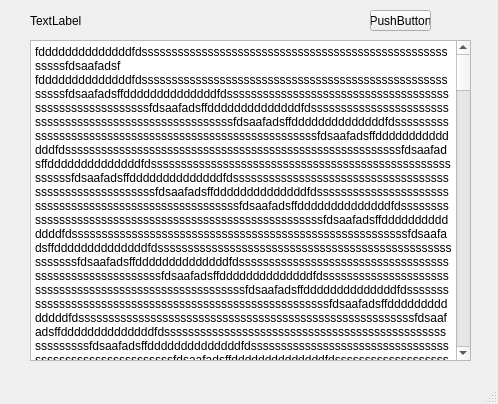
<?xml version="1.0" encoding="UTF-8"?>
<ui version="4.0">
 <class>MainWindow</class>
 <widget class="QMainWindow" name="MainWindow">
  <property name="geometry">
   <rect>
    <x>0</x>
    <y>0</y>
    <width>498</width>
    <height>404</height>
   </rect>
  </property>
  <property name="windowTitle">
   <string>MainWindow</string>
  </property>
  <widget class="QWidget" name="centralwidget">
   <widget class="QTextBrowser" name="textBrowser">
    <property name="geometry">
     <rect>
      <x>30</x>
      <y>40</y>
      <width>441</width>
      <height>321</height>
     </rect>
    </property>
    <property name="html">
     <string>&lt;!DOCTYPE HTML PUBLIC &quot;-//W3C//DTD HTML 4.0//EN&quot; &quot;http://www.w3.org/TR/REC-html40/strict.dtd&quot;&gt;
&lt;html&gt;&lt;head&gt;&lt;meta name=&quot;qrichtext&quot; content=&quot;1&quot; /&gt;&lt;style type=&quot;text/css&quot;&gt;
p, li { white-space: pre-wrap; }
&lt;/style&gt;&lt;/head&gt;&lt;body style=&quot; font-family:'PMingLiU'; font-size:9pt; font-weight:400; font-style:normal;&quot;&gt;
&lt;p style=&quot; margin-top:0px; margin-bottom:0px; margin-left:0px; margin-right:0px; -qt-block-indent:0; text-indent:0px;&quot;&gt;fddddddddddddddfdssssssssssssssssssssssssssssssssssssssssssssssssssssssssfdsaafadsf&lt;/p&gt;
&lt;p style=&quot; margin-top:0px; margin-bottom:0px; margin-left:0px; margin-right:0px; -qt-block-indent:0; text-indent:0px;&quot;&gt;fddddddddddddddfdssssssssssssssssssssssssssssssssssssssssssssssssssssssssfdsaafadsffddddddddddddddfdssssssssssssssssssssssssssssssssssssssssssssssssssssssssfdsaafadsffddddddddddddddfdssssssssssssssssssssssssssssssssssssssssssssssssssssssssfdsaafadsffddddddddddddddfdssssssssssssssssssssssssssssssssssssssssssssssssssssssssfdsaafadsffddddddddddddddfdssssssssssssssssssssssssssssssssssssssssssssssssssssssssfdsaafadsffddddddddddddddfdssssssssssssssssssssssssssssssssssssssssssssssssssssssssfdsaafadsffddddddddddddddfdssssssssssssssssssssssssssssssssssssssssssssssssssssssssfdsaafadsffddddddddddddddfdssssssssssssssssssssssssssssssssssssssssssssssssssssssssfdsaafadsffddddddddddddddfdssssssssssssssssssssssssssssssssssssssssssssssssssssssssfdsaafadsffddddddddddddddfdssssssssssssssssssssssssssssssssssssssssssssssssssssssssfdsaafadsffddddddddddddddfdssssssssssssssssssssssssssssssssssssssssssssssssssssssssfdsaafadsffddddddddddddddfdssssssssssssssssssssssssssssssssssssssssssssssssssssssssfdsaafadsffddddddddddddddfdssssssssssssssssssssssssssssssssssssssssssssssssssssssssfdsaafadsffddddddddddddddfdssssssssssssssssssssssssssssssssssssssssssssssssssssssssfdsaafadsffddddddddddddddfdssssssssssssssssssssssssssssssssssssssssssssssssssssssssfdsaafadsffddddddddddddddfdssssssssssssssssssssssssssssssssssssssssssssssssssssssssfdsaafadsffddddddddddddddfdssssssssssssssssssssssssssssssssssssssssssssssssssssssssfdsaafadsffddddddddddddddfdssssssssssssssssssssssssssssssssssssssssssssssssssssssssfdsaafadsffddddddddddddddfdssssssssssssssssssssssssssssssssssssssssssssssssssssssssfdsaafadsffddddddddddddddfdssssssssssssssssssssssssssssssssssssssssssssssssssssssssfdsaafadsffddddddddddddddfdssssssssssssssssssssssssssssssssssssssssssssssssssssssssfdsaafadsffddddddddddddddfdssssssssssssssssssssssssssssssssssssssssssssssssssssssssfdsaafadsffddddddddddddddfdssssssssssssssssssssssssssssssssssssssssssssssssssssssssfdsaafadsffddddddddddddddfdssssssssssssssssssssssssssssssssssssssssssssssssssssssssfdsaafadsffddddddddddddddfdssssssssssssssssssssssssssssssssssssssssssssssssssssssssfdsaafadsffddddddddddddddfdssssssssssssssssssssssssssssssssssssssssssssssssssssssssfdsaafadsffddddddddddddddfdssssssssssssssssssssssssssssssssssssssssssssssssssssssssfdsaafadsffddddddddddddddfdssssssssssssssssssssssssssssssssssssssssssssssssssssssssfdsaafadsffddddddddddddddfdssssssssssssssssssssssssssssssssssssssssssssssssssssssssfdsaafadsffddddddddddddddfdssssssssssssssssssssssssssssssssssssssssssssssssssssssssfdsaafadsffddddddddddddddfdssssssssssssssssssssssssssssssssssssssssssssssssssssssssfdsaafadsffddddddddddddddfdssssssssssssssssssssssssssssssssssssssssssssssssssssssssfdsaafadsffddddddddddddddfdssssssssssssssssssssssssssssssssssssssssssssssssssssssssfdsaafadsffddddddddddddddfdssssssssssssssssssssssssssssssssssssssssssssssssssssssssfdsaafadsffddddddddddddddfdssssssssssssssssssssssssssssssssssssssssssssssssssssssssfdsaafadsffddddddddddddddfdssssssssssssssssssssssssssssssssssssssssssssssssssssssssfdsaafadsffddddddddddddddfdssssssssssssssssssssssssssssssssssssssssssssssssssssssssfdsaafadsffddddddddddddddfdssssssssssssssssssssssssssssssssssssssssssssssssssssssssfdsaafadsf&lt;/p&gt;
&lt;p style=&quot; margin-top:0px; margin-bottom:0px; margin-left:0px; margin-right:0px; -qt-block-indent:0; text-indent:0px;&quot;&gt;fddddddddddddddfdssssssssssssssssssssssssssssssssssssssssssssssssssssssssfdsaafadsffddddddddddddddfdssssssssssssssssssssssssssssssssssssssssssssssssssssssssfdsaafadsffddddddddddddddfdssssssssssssssssssssssssssssssssssssssssssssssssssssssssfdsaafadsffddddddddddddddfdssssssssssssssssssssssssssssssssssssssssssssssssssssssssfdsaafadsffddddddddddddddfdssssssssssssssssssssssssssssssssssssssssssssssssssssssssfdsaafadsffddddddddddddddfdssssssssssssssssssssssssssssssssssssssssssssssssssssssssfdsaafadsffddddddddddddddfdssssssssssssssssssssssssssssssssssssssssssssssssssssssssfdsaafadsffddddddddddddddfdssssssssssssssssssssssssssssssssssssssssssssssssssssssssfdsaafadsffddddddddddddddfdssssssssssssssssssssssssssssssssssssssssssssssssssssssssfdsaafadsffddddddddddddddfdssssssssssssssssssssssssssssssssssssssssssssssssssssssssfdsaafadsffddddddddddddddfdssssssssssssssssssssssssssssssssssssssssssssssssssssssssfdsaafadsffddddddddddddddfdssssssssssssssssssssssssssssssssssssssssssssssssssssssssfdsaafadsffddddddddddddddfdssssssssssssssssssssssssssssssssssssssssssssssssssssssssfdsaafadsffddddddddddddddfdssssssssssssssssssssssssssssssssssssssssssssssssssssssssfdsaafadsffddddddddddddddfdssssssssssssssssssssssssssssssssssssssssssssssssssssssssfdsaafadsffddddddddddddddfdssssssssssssssssssssssssssssssssssssssssssssssssssssssssfdsaafadsffddddddddddddddfdssssssssssssssssssssssssssssssssssssssssssssssssssssssssfdsaafadsffddddddddddddddfdssssssssssssssssssssssssssssssssssssssssssssssssssssssssfdsaafadsffddddddddddddddfdssssssssssssssssssssssssssssssssssssssssssssssssssssssssfdsaafadsffddddddddddddddfdssssssssssssssssssssssssssssssssssssssssssssssssssssssssfdsaafadsffddddddddddddddfdssssssssssssssssssssssssssssssssssssssssssssssssssssssssfdsaafadsffddddddddddddddfdssssssssssssssssssssssssssssssssssssssssssssssssssssssssfdsaafadsffddddddddddddddfdssssssssssssssssssssssssssssssssssssssssssssssssssssssssfdsaafadsffddddddddddddddfdssssssssssssssssssssssssssssssssssssssssssssssssssssssssfdsaafadsffddddddddddddddfdssssssssssssssssssssssssssssssssssssssssssssssssssssssssfdsaafadsffddddddddddddddfdssssssssssssssssssssssssssssssssssssssssssssssssssssssssfdsaafadsffddddddddddddddfdssssssssssssssssssssssssssssssssssssssssssssssssssssssssfdsaafadsffddddddddddddddfdssssssssssssssssssssssssssssssssssssssssssssssssssssssssfdsaafadsffddddddddddddddfdssssssssssssssssssssssssssssssssssssssssssssssssssssssssfdsaafadsffddddddddddddddfdssssssssssssssssssssssssssssssssssssssssssssssssssssssssfdsaafadsffddddddddddddddfdssssssssssssssssssssssssssssssssssssssssssssssssssssssssfdsaafadsffddddddddddddddfdssssssssssssssssssssssssssssssssssssssssssssssssssssssssfdsaafadsffddddddddddddddfdssssssssssssssssssssssssssssssssssssssssssssssssssssssssfdsaafadsffddddddddddddddfdssssssssssssssssssssssssssssssssssssssssssssssssssssssssfdsaafadsffddddddddddddddfdssssssssssssssssssssssssssssssssssssssssssssssssssssssssfdsaafadsffddddddddddddddfdssssssssssssssssssssssssssssssssssssssssssssssssssssssssfdsaafadsffddddddddddddddfdssssssssssssssssssssssssssssssssssssssssssssssssssssssssfdsaafadsffddddddddddddddfdssssssssssssssssssssssssssssssssssssssssssssssssssssssssfdsaafadsf&lt;/p&gt;
&lt;p style=&quot; margin-top:0px; margin-bottom:0px; margin-left:0px; margin-right:0px; -qt-block-indent:0; text-indent:0px;&quot;&gt;fddddddddddddddfdssssssssssssssssssssssssssssssssssssssssssssssssssssssssfdsaafadsffddddddddddddddfdssssssssssssssssssssssssssssssssssssssssssssssssssssssssfdsaafadsffddddddddddddddfdssssssssssssssssssssssssssssssssssssssssssssssssssssssssfdsaafadsffddddddddddddddfdssssssssssssssssssssssssssssssssssssssssssssssssssssssssfdsaafadsffddddddddddddddfdssssssssssssssssssssssssssssssssssssssssssssssssssssssssfdsaafadsffddddddddddddddfdssssssssssssssssssssssssssssssssssssssssssssssssssssssssfdsaafadsffddddddddddddddfdssssssssssssssssssssssssssssssssssssssssssssssssssssssssfdsaafadsffddddddddddddddfdssssssssssssssssssssssssssssssssssssssssssssssssssssssssfdsaafadsffddddddddddddddfdssssssssssssssssssssssssssssssssssssssssssssssssssssssssfdsaafadsffddddddddddddddfdssssssssssssssssssssssssssssssssssssssssssssssssssssssssfdsaafadsffddddddddddddddfdssssssssssssssssssssssssssssssssssssssssssssssssssssssssfdsaafadsffddddddddddddddfdssssssssssssssssssssssssssssssssssssssssssssssssssssssssfdsaafadsffddddddddddddddfdssssssssssssssssssssssssssssssssssssssssssssssssssssssssfdsaafadsffddddddddddddddfdssssssssssssssssssssssssssssssssssssssssssssssssssssssssfdsaafadsffddddddddddddddfdssssssssssssssssssssssssssssssssssssssssssssssssssssssssfdsaafadsffddddddddddddddfdssssssssssssssssssssssssssssssssssssssssssssssssssssssssfdsaafadsffddddddddddddddfdssssssssssssssssssssssssssssssssssssssssssssssssssssssssfdsaafadsffddddddddddddddfdssssssssssssssssssssssssssssssssssssssssssssssssssssssssfdsaafadsffddddddddddddddfdssssssssssssssssssssssssssssssssssssssssssssssssssssssssfdsaafadsffddddddddddddddfdssssssssssssssssssssssssssssssssssssssssssssssssssssssssfdsaafadsffddddddddddddddfdssssssssssssssssssssssssssssssssssssssssssssssssssssssssfdsaafadsffddddddddddddddfdssssssssssssssssssssssssssssssssssssssssssssssssssssssssfdsaafadsffddddddddddddddfdssssssssssssssssssssssssssssssssssssssssssssssssssssssssfdsaafadsffddddddddddddddfdssssssssssssssssssssssssssssssssssssssssssssssssssssssssfdsaafadsffddddddddddddddfdssssssssssssssssssssssssssssssssssssssssssssssssssssssssfdsaafadsffddddddddddddddfdssssssssssssssssssssssssssssssssssssssssssssssssssssssssfdsaafadsffddddddddddddddfdssssssssssssssssssssssssssssssssssssssssssssssssssssssssfdsaafadsffddddddddddddddfdssssssssssssssssssssssssssssssssssssssssssssssssssssssssfdsaafadsffddddddddddddddfdssssssssssssssssssssssssssssssssssssssssssssssssssssssssfdsaafadsffddddddddddddddfdssssssssssssssssssssssssssssssssssssssssssssssssssssssssfdsaafadsffddddddddddddddfdssssssssssssssssssssssssssssssssssssssssssssssssssssssssfdsaafadsffddddddddddddddfdssssssssssssssssssssssssssssssssssssssssssssssssssssssssfdsaafadsffddddddddddddddfdssssssssssssssssssssssssssssssssssssssssssssssssssssssssfdsaafadsffddddddddddddddfdssssssssssssssssssssssssssssssssssssssssssssssssssssssssfdsaafadsffddddddddddddddfdssssssssssssssssssssssssssssssssssssssssssssssssssssssssfdsaafadsffddddddddddddddfdssssssssssssssssssssssssssssssssssssssssssssssssssssssssfdsaafadsffddddddddddddddfdssssssssssssssssssssssssssssssssssssssssssssssssssssssssfdsaafadsffddddddddddddddfdssssssssssssssssssssssssssssssssssssssssssssssssssssssssfdsaafadsf&lt;/p&gt;
&lt;p style=&quot; margin-top:0px; margin-bottom:0px; margin-left:0px; margin-right:0px; -qt-block-indent:0; text-indent:0px;&quot;&gt;fddddddddddddddfdssssssssssssssssssssssssssssssssssssssssssssssssssssssssfdsaafadsffddddddddddddddfdssssssssssssssssssssssssssssssssssssssssssssssssssssssssfdsaafadsffddddddddddddddfdssssssssssssssssssssssssssssssssssssssssssssssssssssssssfdsaafadsffddddddddddddddfdssssssssssssssssssssssssssssssssssssssssssssssssssssssssfdsaafadsffddddddddddddddfdssssssssssssssssssssssssssssssssssssssssssssssssssssssssfdsaafadsffddddddddddddddfdssssssssssssssssssssssssssssssssssssssssssssssssssssssssfdsaafadsffddddddddddddddfdssssssssssssssssssssssssssssssssssssssssssssssssssssssssfdsaafadsffddddddddddddddfdssssssssssssssssssssssssssssssssssssssssssssssssssssssssfdsaafadsffddddddddddddddfdssssssssssssssssssssssssssssssssssssssssssssssssssssssssfdsaafadsffddddddddddddddfdssssssssssssssssssssssssssssssssssssssssssssssssssssssssfdsaafadsffddddddddddddddfdssssssssssssssssssssssssssssssssssssssssssssssssssssssssfdsaafadsffddddddddddddddfdssssssssssssssssssssssssssssssssssssssssssssssssssssssssfdsaafadsffddddddddddddddfdssssssssssssssssssssssssssssssssssssssssssssssssssssssssfdsaafadsffddddddddddddddfdssssssssssssssssssssssssssssssssssssssssssssssssssssssssfdsaafadsffddddddddddddddfdssssssssssssssssssssssssssssssssssssssssssssssssssssssssfdsaafadsffddddddddddddddfdssssssssssssssssssssssssssssssssssssssssssssssssssssssssfdsaafadsffddddddddddddddfdssssssssssssssssssssssssssssssssssssssssssssssssssssssssfdsaafadsffddddddddddddddfdssssssssssssssssssssssssssssssssssssssssssssssssssssssssfdsaafadsffddddddddddddddfdssssssssssssssssssssssssssssssssssssssssssssssssssssssssfdsaafadsffddddddddddddddfdssssssssssssssssssssssssssssssssssssssssssssssssssssssssfdsaafadsffddddddddddddddfdssssssssssssssssssssssssssssssssssssssssssssssssssssssssfdsaafadsffddddddddddddddfdssssssssssssssssssssssssssssssssssssssssssssssssssssssssfdsaafadsffddddddddddddddfdssssssssssssssssssssssssssssssssssssssssssssssssssssssssfdsaafadsffddddddddddddddfdssssssssssssssssssssssssssssssssssssssssssssssssssssssssfdsaafadsffddddddddddddddfdssssssssssssssssssssssssssssssssssssssssssssssssssssssssfdsaafadsffddddddddddddddfdssssssssssssssssssssssssssssssssssssssssssssssssssssssssfdsaafadsffddddddddddddddfdssssssssssssssssssssssssssssssssssssssssssssssssssssssssfdsaafadsffddddddddddddddfdssssssssssssssssssssssssssssssssssssssssssssssssssssssssfdsaafadsffddddddddddddddfdssssssssssssssssssssssssssssssssssssssssssssssssssssssssfdsaafadsffddddddddddddddfdssssssssssssssssssssssssssssssssssssssssssssssssssssssssfdsaafadsffddddddddddddddfdssssssssssssssssssssssssssssssssssssssssssssssssssssssssfdsaafadsffddddddddddddddfdssssssssssssssssssssssssssssssssssssssssssssssssssssssssfdsaafadsffddddddddddddddfdssssssssssssssssssssssssssssssssssssssssssssssssssssssssfdsaafadsffddddddddddddddfdssssssssssssssssssssssssssssssssssssssssssssssssssssssssfdsaafadsffddddddddddddddfdssssssssssssssssssssssssssssssssssssssssssssssssssssssssfdsaafadsffddddddddddddddfdssssssssssssssssssssssssssssssssssssssssssssssssssssssssfdsaafadsffddddddddddddddfdssssssssssssssssssssssssssssssssssssssssssssssssssssssssfdsaafadsf&lt;/p&gt;&lt;/body&gt;&lt;/html&gt;</string>
    </property>
   </widget>
   <widget class="QLabel" name="label">
    <property name="geometry">
     <rect>
      <x>30</x>
      <y>10</y>
      <width>211</width>
      <height>21</height>
     </rect>
    </property>
    <property name="text">
     <string>TextLabel</string>
    </property>
   </widget>
   <widget class="QPushButton" name="pushButton">
    <property name="geometry">
     <rect>
      <x>370</x>
      <y>10</y>
      <width>61</width>
      <height>21</height>
     </rect>
    </property>
    <property name="text">
     <string>PushButton</string>
    </property>
   </widget>
  </widget>
  <widget class="QMenuBar" name="menubar">
   <property name="geometry">
    <rect>
     <x>0</x>
     <y>0</y>
     <width>498</width>
     <height>18</height>
    </rect>
   </property>
  </widget>
  <widget class="QStatusBar" name="statusbar"/>
 </widget>
 <resources/>
 <connections/>
</ui>
